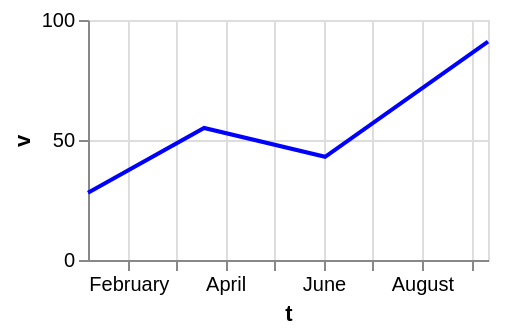

The Vega-Lite source for this figure:
### Vega-Lite specification from a JSON file in a GitHub repository (floating-point values rounded to 4 significant figures)
{"$schema": "https://vega.github.io/schema/vega-lite/v6.json", "width": 200, "height": 120, "data": {"values": [{"c": "alpha", "v": 28, "w": 3, "t": "2024-01-07"}, {"c": "beta", "v": 55, "w": 7, "t": "2024-03-19"}, {"c": "gamma", "v": 43, "w": 5, "t": "2024-06-02"}, {"c": "delta", "v": 91, "w": 9, "t": "2024-09-11"}]}, "mark": {"type": "line", "color": "blue"}, "encoding": {"x": {"field": "t", "type": "temporal"}, "y": {"field": "v", "type": "quantitative"}}}
